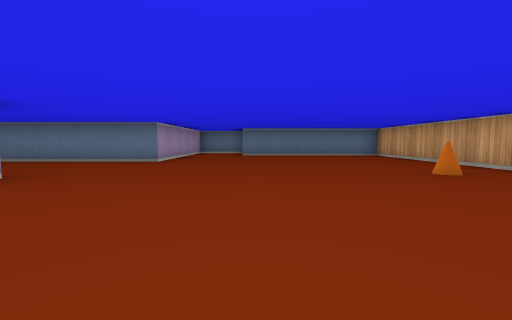
view 1 (above)

17 first-person views from a walk through a cub3D level. The camera is about half as high as the walls, tilts 4° down and sees 90° across. The floor is counted in squares. Each view is taken from the middle of a square. On the plan, view 1 faces up. The plan holds only what a view shows up to about 9 squares ahead; the rest is blank.

view 2
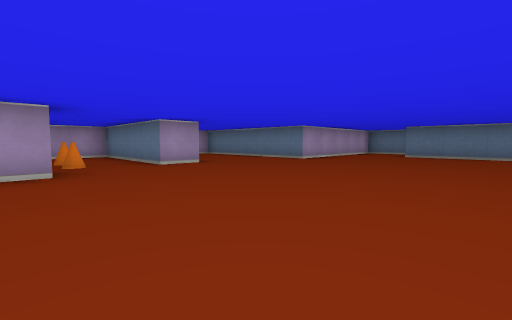

view 3
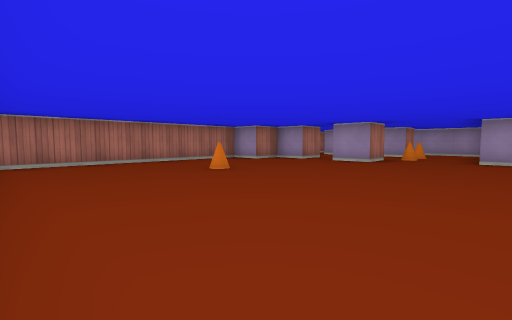

view 4
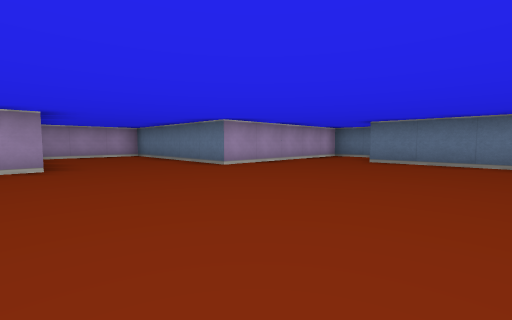

view 5
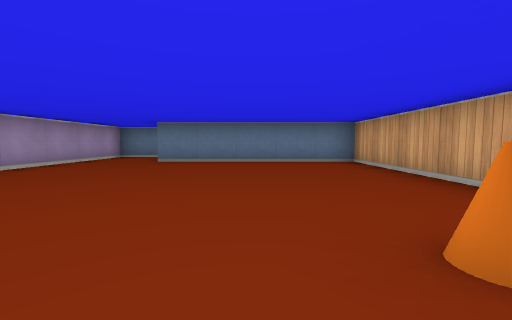

view 6
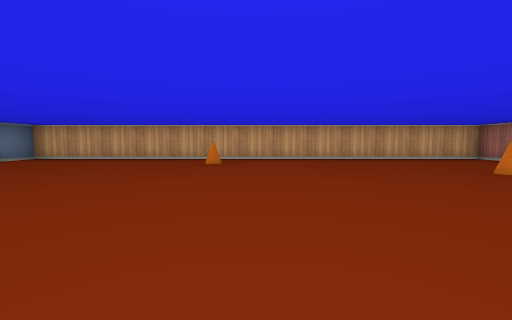

view 7
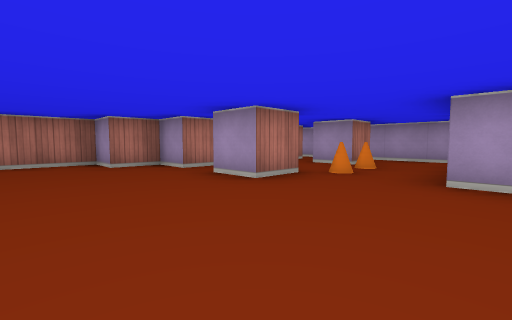

view 8
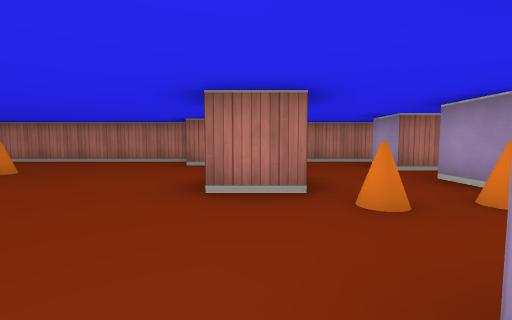

view 9
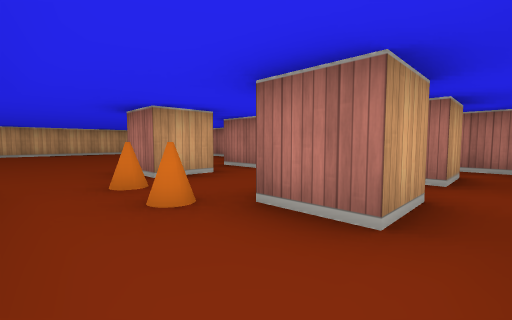

view 10
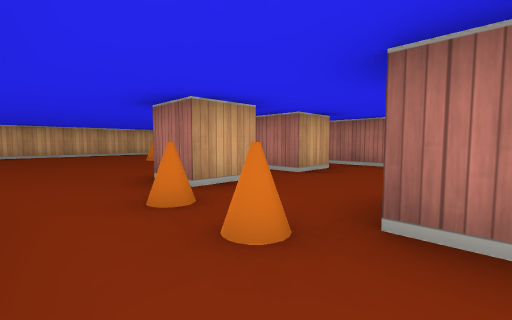

view 11
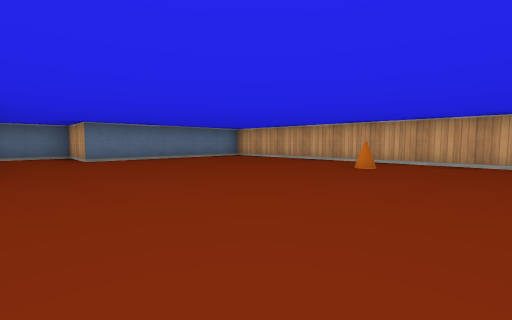

view 12
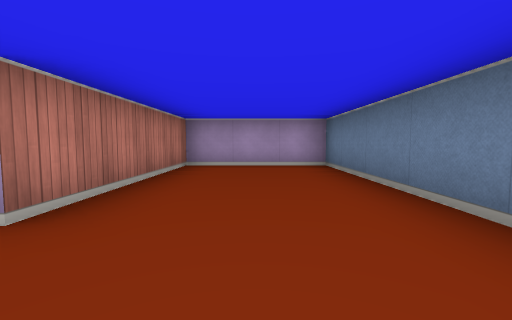

view 13
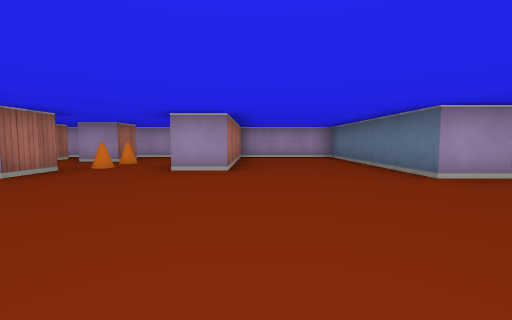

view 14
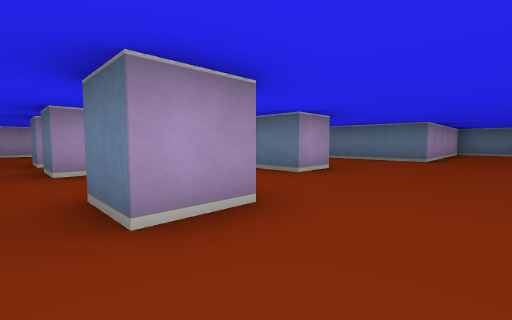

view 15
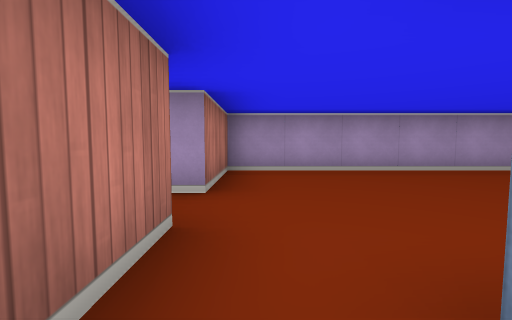

view 16
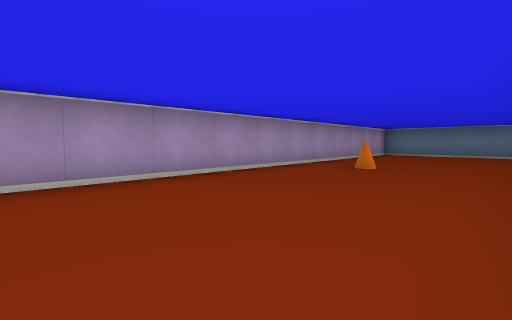

view 17
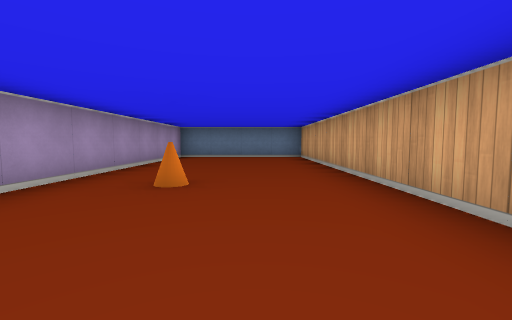

### Floor plan
Ten units are one square. View 1 is at (0, 0); x grows to the right and y downward. Boxes are objects, and circles mark ways between rooms. Rooms are numbered by the first view taken in them; rooms with no view inside come last. Other rooms are left out.
<svg viewBox="-130 -120 180 160">
<path fill="none" stroke="#000" d="M-35 -5 -25 -5 -25 5M-25 15 -25 25 -15 25 -15 35 45 35 45 -95 -5 -95 -5 -115 -25 -115 -25 -65 -75 -65 -75 -35 -35 -35 -35 -25 -45 -25M-65 5 -65 -5 -55 -5M-45 -25 -75 -25 -75 5M-85 -34 -85 -105 -125 -105 -125 15 -105 15M-75 5 -85 5M-95 15 -84 15M-65 25 -65 15 -55 15 -55 25M-35 26 -35 15 -25 15M-75 18 -75 22M-55 -5 -55 5 -65 5M-71 35 -29 35M-25 5 -35 5 -35 -5"/>
<rect x="-45" y="-15" width="10" height="10" fill="#bbb"><title>cone</title></rect>
<rect x="5" y="5" width="10" height="10" fill="#bbb"><title>cone</title></rect>
<rect x="25" y="-45" width="10" height="10" fill="#bbb"><title>cone</title></rect>
<rect x="-55" y="-15" width="10" height="10" fill="#bbb"><title>cone</title></rect>
<rect x="-115" y="-55" width="10" height="10" fill="#bbb"><title>cone</title></rect>
<circle cx="-55" cy="-15" r="3" fill="#2a7"/>
<circle cx="-30" cy="10" r="3" fill="#2a7"/>
<circle cx="-40" cy="0" r="3" fill="#2a7"/>
<circle cx="-70" cy="0" r="3" fill="#2a7"/>
<circle cx="-80" cy="10" r="3" fill="#2a7"/>
<text x="0" y="-40">1</text>
<text x="-60" y="-10">2</text>
<text x="-100" y="-40">3</text>
<text x="-50" y="20">4</text>
</svg>
Room 1 opens to room 2. Room 1 opens to room 4. Room 2 opens to room 4. Room 3 opens to room 4.

Where each view was taken, in squares from view 1:
view 1: 0 up, 0 right, facing up
view 2: 0 up, 2 right, facing up-left
view 3: 3 up, 4 right, facing down-left
view 4: 3 up, 2 right, facing up-left
view 5: 3 up, 2 right, facing up
view 6: 3 up, 3 left, facing right
view 7: 3 up, 0 right, facing down-left
view 8: 3 up, 3 left, facing down
view 9: 2 up, 7 left, facing down-right
view 10: 2 up, 6 left, facing down-right
view 11: 2 up, 2 left, facing up-right
view 12: 5 up, 2 left, facing left
view 13: 4 up, 1 right, facing left
view 14: 1 down, 1 left, facing up-left
view 15: 1 down, 8 left, facing left
view 16: 0 up, 9 left, facing up-left
view 17: 2 up, 10 left, facing up
